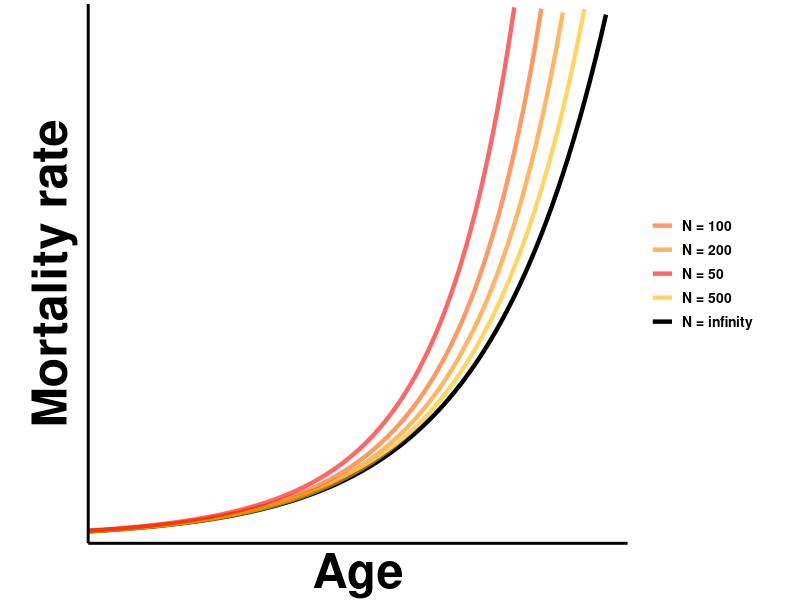
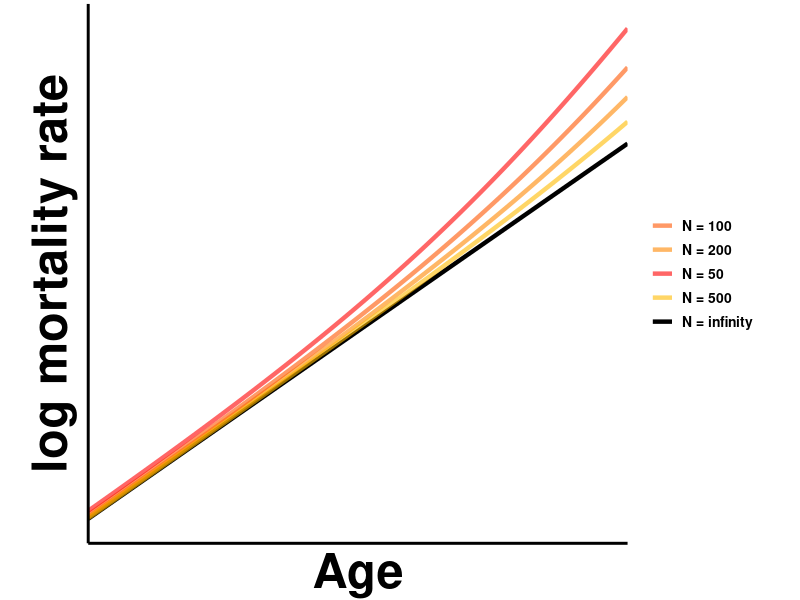
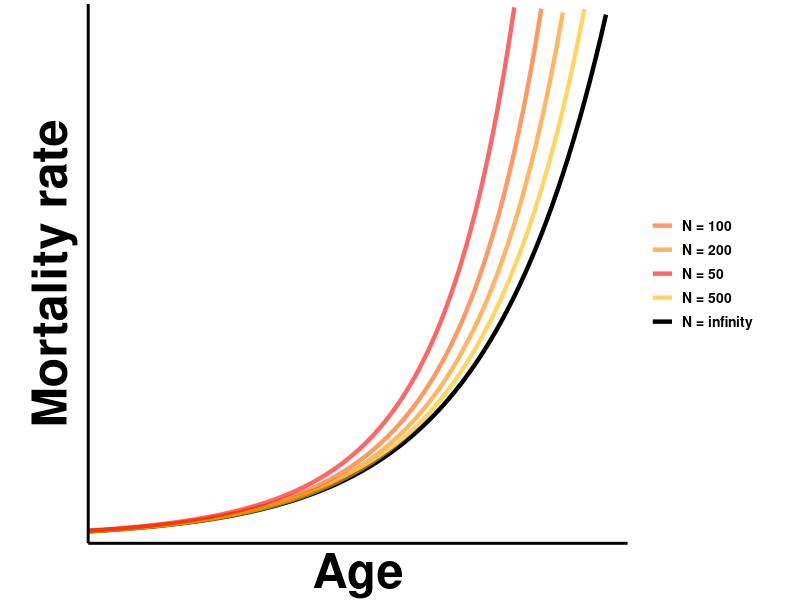
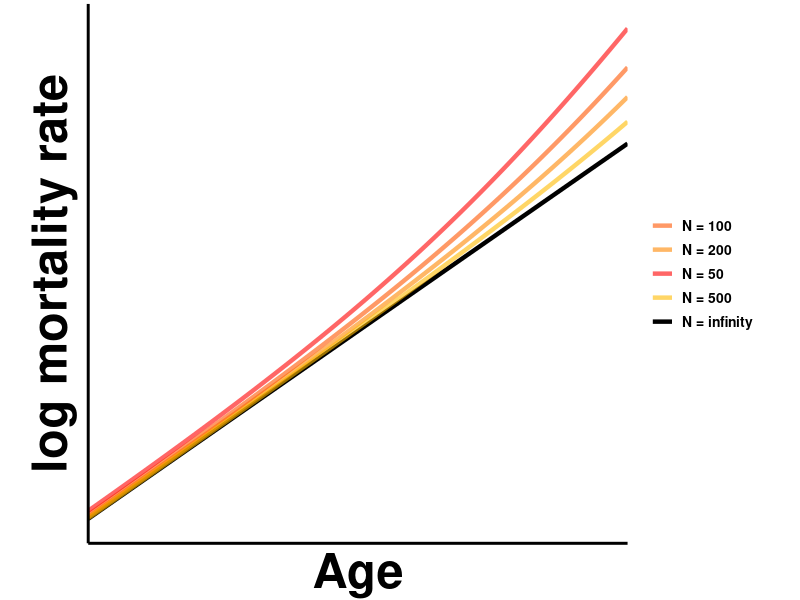

The R script that drew these images, in order:
############################
# Compare how the deterministic predictions compare to
# expected trajectory of finite N (stochastic) systems that we got from Ito
# for the Tithonus model
# Written by Shikhara Bhat
# JGU Mainz, Germany
# Date: Mon Oct 06 20:33:41 2025
###########################
library(ggplot2) #for plotting


##########################
#Define the curves we want to plot
# we are using failures: f ---> f + 1/N at rate r_+ = (1-f)*(2phi + kr f)
#              repair:   f ---> f - 1/N at rate r_- = (1-f)*phi
#
# thus the failure rule is r_+ - r_- = (1-f)*(phi + kr f)
# and the turnover is (r_+ + r_-) = (1-f)*(3phi + kr).

#The Gompertz-Makeham curve M + a*exp(bt)
gompertz_makeham <- function(t,phi,k,mu_e,chi,f0){
  
  #composite variables for convenience
  alpha <- phi + k*f0
  beta <- phi + k
  
  #from our analytics
  M <- mu_e - (chi*phi)/(k+phi)
  a <- chi*alpha/((k+phi)*(1-f0))
  
  return (M + a*exp(beta*t))
}


# the N to infinity prediction
inf_N_solution <- function(t,phi,k,mu_e,chi,f0,N){
  
  #composite variables for convenience
  alpha <- phi + k*f0
  beta <- phi + k
  
  numerator <- (alpha*exp(beta*t))-phi*(1-f0)
  denominator <- beta + alpha*(exp(beta*t)-1)
  
  #analytical solution
  f <- numerator/denominator
  
  intr_mort <- f/(1-f) 
  return (mu_e + chi*intr_mort)
}


dmu <- function(t,phi,k,chi,f0,N){
  
  #composite variables for convenience
  alpha <- phi + k*f0
  beta <- phi + k
  
  numerator <- (alpha*exp(beta*t))-phi*(1-f0)
  denominator <- beta + alpha*(exp(beta*t)-1)
  
  #analytical solution
  f <- numerator/denominator
  
  r <- (1-f)*(phi+k*f)
  tau <- (1-f)*(3*phi + k)
  
  muprime <- chi/((1-f)^2)
  
  mudoubleprime <- 2*chi/((1-f)^3)
  
  
  return (r*muprime + (tau*mudoubleprime/(2*N)))
}

#for N < \infty we'll just solve it numerically
expected_finite_N_solution <- function(t,phi,k,mu_e,chi,f0,N){
  
  intrinsic_mort <- integrate(dmu, lower=0, upper = t, phi=phi,k=k,chi=chi,f0=f0,N=N)$value
  
  return (mu_e +  intrinsic_mort)
}

expected_finite_N_solution <- Vectorize(expected_finite_N_solution)


###############################
#Plotting

#define parameters
#X and Y axis scales are unparameterized/arbitrary anyway.
my_params <- list(phi = 0.001, #intrinsic failure (constant component)
                  k = 0.1, #interdependence rate (coefficient of linear component)
                  mu_e = 1e-5, #extrinsic mortality
                  chi = 0.2,   #how strongly failures impact mortality
                  f0 = 0.01 #initial condition
)

#base layer. Control the axis limits and padding here. Limits chosen here are arbitrary.
lineplot <- ggplot() + scale_x_continuous(limits = c(50,95), expand = c(0,0))
lineplot <- lineplot + scale_y_continuous(limits = c(-0.5,50), expand = c(0,0))


###########################
#Plot on a linear scale


#lineplot <- lineplot + geom_function(fun=gompertz_makeham, args = my_params,aes(color='Gompertz-Makeham'),linetype='dashed',linewidth=2,linetype = 'dashed')
lineplot <- lineplot + geom_function(fun=inf_N_solution, args = c(my_params,N=Inf),aes(color='N = infinity'),linewidth=1.5, alpha = 1)
lineplot <- lineplot + geom_function(fun=expected_finite_N_solution, args = c(my_params,N=200),aes(color='N = 200'),linewidth=1.5, alpha = 0.6)
lineplot <- lineplot + geom_function(fun=expected_finite_N_solution, args = c(my_params,N=100),aes(color='N = 100'),linewidth=1.5, alpha = 0.6)
lineplot <- lineplot + geom_function(fun=expected_finite_N_solution, args = c(my_params,N=500),aes(color='N = 500'),linewidth=1.5, alpha = 0.6)
lineplot <- lineplot + geom_function(fun=expected_finite_N_solution, args = c(my_params,N=50),aes(color='N = 50'),linewidth=1.5, alpha = 0.6)

#add a vertical line for plateau time
#lineplot <- lineplot + geom_vline(xintercept = plateau_time(phi=0.08,f0=0,kr=7.92),linetype='dotted',linewidth=2,alpha=0.6, color='#666666')

#add a legend
lineplot <- lineplot + scale_color_manual(values =  c('N = infinity'='#000000',
                                                      'N = 50'='#ff0000',
                                                      'N = 100'='#ff5500',
                                                      'N = 200'='#ff8800',
                                                      'N = 500'='#ffbb00'
                                                      ))


# #aesthetics
lineplot <- lineplot + theme_light() + xlab('Age') + ylab("Mortality rate")
lineplot <- lineplot + theme(panel.border = element_blank(), axis.line = element_line(colour = "black",linewidth=1), panel.grid.major = element_blank(), panel.grid.minor = element_blank())
#lineplot <- lineplot + theme(axis.text = element_text(face = 'bold', color = 'black',size = 30)) #in case we want numbers on the axes
lineplot <- lineplot + theme(axis.title = element_text(face = 'bold',color = 'black',size = 35))
lineplot <- lineplot + theme(legend.text = element_text(face = 'bold', color = 'black',size = 10))
lineplot <- lineplot + theme(aspect.ratio = 1) #set aspect ratio
lineplot <- lineplot + theme(legend.title=element_blank()) #remove legend title
lineplot <- lineplot + theme(axis.ticks.length = unit(.15, "cm")) + theme(axis.ticks = element_line(color='black',linewidth=0.5))
#plot margins are to be provided in the order top, right, bottom, left
lineplot <- lineplot + theme(plot.margin = margin(0.1, 1, ,0.8 , "cm"))

#Remove the numeric values on the x and y axes (because we don't care about the actual numbers)
lineplot <- lineplot + theme(axis.text.x=element_blank(),
                             axis.ticks.x=element_blank(),
                             axis.text.y=element_blank(),
                             axis.ticks.y=element_blank())

lineplot
# 
# suppressWarnings(print(lineplot)) #view the plot

# #uncomment below to save the figure as an SVG
ggsave(file='./output/fig_2C.svg', plot=lineplot, width=10, height=10)
# 
# #################################
# #also plot the same curves on a log scale
# 
#transform to log scale
logplot <- lineplot + scale_y_continuous(trans='log') + ylab("log mortality rate")
logplot
# 
# #suppressWarnings(print(logplot)) #view the plot
# 
# #uncomment below to save the figure as an SVG
ggsave(file='./output/fig_2D.svg', plot=logplot, width=10, height=10)
